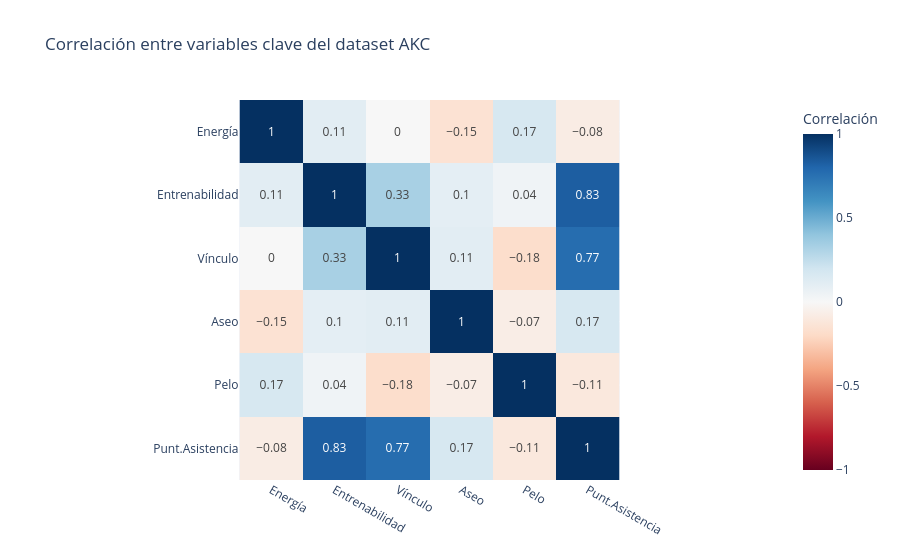

The notebook cell this image was saved under:
### Markdown cell above
## Conclusión — Organizaciones por CCAA y tipos de asistencia

**Distribución geográfica:**
Madrid concentra el 32% de las organizaciones (12/38).
Canarias tiene solo 1 organización acreditada (Terapican).
Hay CCAA sin ninguna organización en este directorio — limitación del dataset.

**Tipos de asistencia disponibles:**
- Perro de servicio y perro TEA: 30 organizaciones cada uno — los más ofertados
- Perro de alerta médica: 28 — muy bien representado
- Perro señal (discapacidad auditiva): 26
- Perro guía: 21 — el más conocido pero no el más ofertado

**Implicación para Seiðr:**
El módulo 2 filtrará organizaciones por CCAA del usuario Y por tipo de asistencia
según su perfil. Un usuario de Canarias verá Terapican con su información completa.
Un usuario de Madrid tendrá 12 opciones filtradas por su necesidad específica.

### Code cell
fig6 = px.imshow(
    correlacion,
    labels=dict(color="Correlación"),
    x=nombres,
    y=nombres,
    color_continuous_scale='RdBu',
    zmin=-1, zmax=1,
    title='Correlación entre variables clave del dataset AKC',
    text_auto=True
)

fig6.show()

### Figure 1 — Plotly figure (JSON) as saved in the notebook; plotly's stock layout.template omitted (floating-point values rounded to 4 significant figures)
{"data": [{"coloraxis": "coloraxis", "hovertemplate": "x: %{x}<br>y: %{y}<br>Correlación: %{z}<extra></extra>", "name": "0", "texttemplate": "%{z}", "type": "heatmap", "x": ["Energía", "Entrenabilidad", "Vínculo", "Aseo", "Pelo", "Punt.Asistencia"], "xaxis": "x", "y": ["Energía", "Entrenabilidad", "Vínculo", "Aseo", "Pelo", "Punt.Asistencia"], "yaxis": "y", "z": [[1.0, 0.11, 0.0, -0.15, 0.17, -0.08], [0.11, 1.0, 0.33, 0.1, 0.04, 0.83], [0.0, 0.33, 1.0, 0.11, -0.18, 0.77], [-0.15, 0.1, 0.11, 1.0, -0.07, 0.17], [0.17, 0.04, -0.18, -0.07, 1.0, -0.11], [-0.08, 0.83, 0.77, 0.17, -0.11, 1.0]]}], "layout": {"coloraxis": {"cmax": 1, "cmin": -1, "colorbar": {"title": {"text": "Correlación"}}, "colorscale": [[0, "rgb(103,0,31)"], [0.1, "rgb(178,24,43)"], [0.2, "rgb(214,96,77)"], [0.3, "rgb(244,165,130)"], [0.4, "rgb(253,219,199)"], [0.5, "rgb(247,247,247)"], [0.6, "rgb(209,229,240)"], [0.7, "rgb(146,197,222)"], [0.8, "rgb(67,147,195)"], [0.9, "rgb(33,102,172)"], [1, "rgb(5,48,97)"]]}, "title": {"text": "Correlación entre variables clave del dataset AKC"}, "xaxis": {"anchor": "y", "constrain": "domain", "domain": [0, 1], "scaleanchor": "y"}, "yaxis": {"anchor": "x", "autorange": "reversed", "constrain": "domain", "domain": [0, 1]}}}
